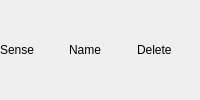
            <widget class="QWidget" name="widget_61" native="true">
             <property name="sizePolicy">
              <sizepolicy hsizetype="Preferred" vsizetype="Fixed">
               <horstretch>0</horstretch>
               <verstretch>0</verstretch>
              </sizepolicy>
             </property>
             <layout class="QHBoxLayout" name="horizontalLayout_11">
              <property name="leftMargin">
               <number>0</number>
              </property>
              <property name="topMargin">
               <number>0</number>
              </property>
              <property name="rightMargin">
               <number>0</number>
              </property>
              <property name="bottomMargin">
               <number>0</number>
              </property>
              <item>
               <widget class="QLabel" name="label_7">
                <property name="sizePolicy">
                 <sizepolicy hsizetype="Preferred" vsizetype="Fixed">
                  <horstretch>0</horstretch>
                  <verstretch>0</verstretch>
                 </sizepolicy>
                </property>
                <property name="text">
                 <string>Sense</string>
                </property>
               </widget>
              </item>
              <item>
               <widget class="QLabel" name="label_20">
                <property name="sizePolicy">
                 <sizepolicy hsizetype="Preferred" vsizetype="Fixed">
                  <horstretch>0</horstretch>
                  <verstretch>0</verstretch>
                 </sizepolicy>
                </property>
                <property name="text">
                 <string>Name</string>
                </property>
               </widget>
              </item>
              <item>
               <widget class="QLabel" name="label_23">
                <property name="sizePolicy">
                 <sizepolicy hsizetype="Preferred" vsizetype="Fixed">
                  <horstretch>0</horstretch>
                  <verstretch>0</verstretch>
                 </sizepolicy>
                </property>
                <property name="text">
                 <string>Delete</string>
                </property>
               </widget>
              </item>
             </layout>
            </widget>
